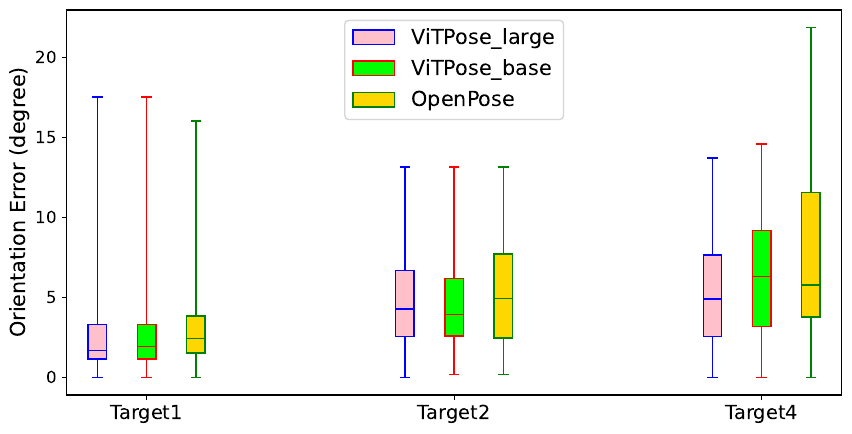

The Python source for this figure:
import matplotlib.pyplot as plt
import numpy as np
import pickle

with open('../evaluation/normal_error_dict_opt.pickle', 'rb') as f:
    error_dict_opt = pickle.load(f)
# print(error_dict_opt)

# x-axis is HPE model
BIG_INTERVAL = 5
SMALL_INTERVAL = 0.8

plt.rcParams["figure.figsize"] = [10, 5]
bp_list = []
for i, (target, target_name) in enumerate(zip(['target1', 'target2', 'target4'],
                                                      ['Target1', 'Target2', 'Target4'])):

    for j, (pose_model, edge_color, fill_color) in enumerate(zip(['vit_large_err', 'vit_base_err', 'open_pose_err'],
                                                             ['blue', 'red', 'green'],
                                                             ['pink', 'lime', 'gold'])):
        error_opt = error_dict_opt[pose_model][target]
        error_opt = [z for z in error_opt]

        bp = plt.boxplot([error_opt], positions=[(i+1)*BIG_INTERVAL+j*SMALL_INTERVAL], patch_artist=True, widths=0.3, whis=99)

        for element in ['boxes', 'whiskers', 'fliers', 'means', 'medians', 'caps']:
            plt.setp(bp[element], color=edge_color)

        for patch in bp['boxes']:
            patch.set(facecolor=fill_color)

        if i == 0:
            bp_list.append(bp)


plt.legend([bp_list[0]["boxes"][0], bp_list[1]["boxes"][0], bp_list[2]["boxes"][0]],
           ['ViTPose_large', 'ViTPose_base', 'OpenPose'], loc='upper center', prop={'size': 15})

plt.xticks([(i + 1) * BIG_INTERVAL + SMALL_INTERVAL for i in range(3)], ['Target1', 'Target2', 'Target4'], fontsize=14)
plt.tick_params(axis='y', labelsize=12)
plt.ylabel('Orientation Error (degree)', fontsize=15)

plt.savefig('normal_error_distribution.pdf', bbox_inches='tight')
plt.show()
